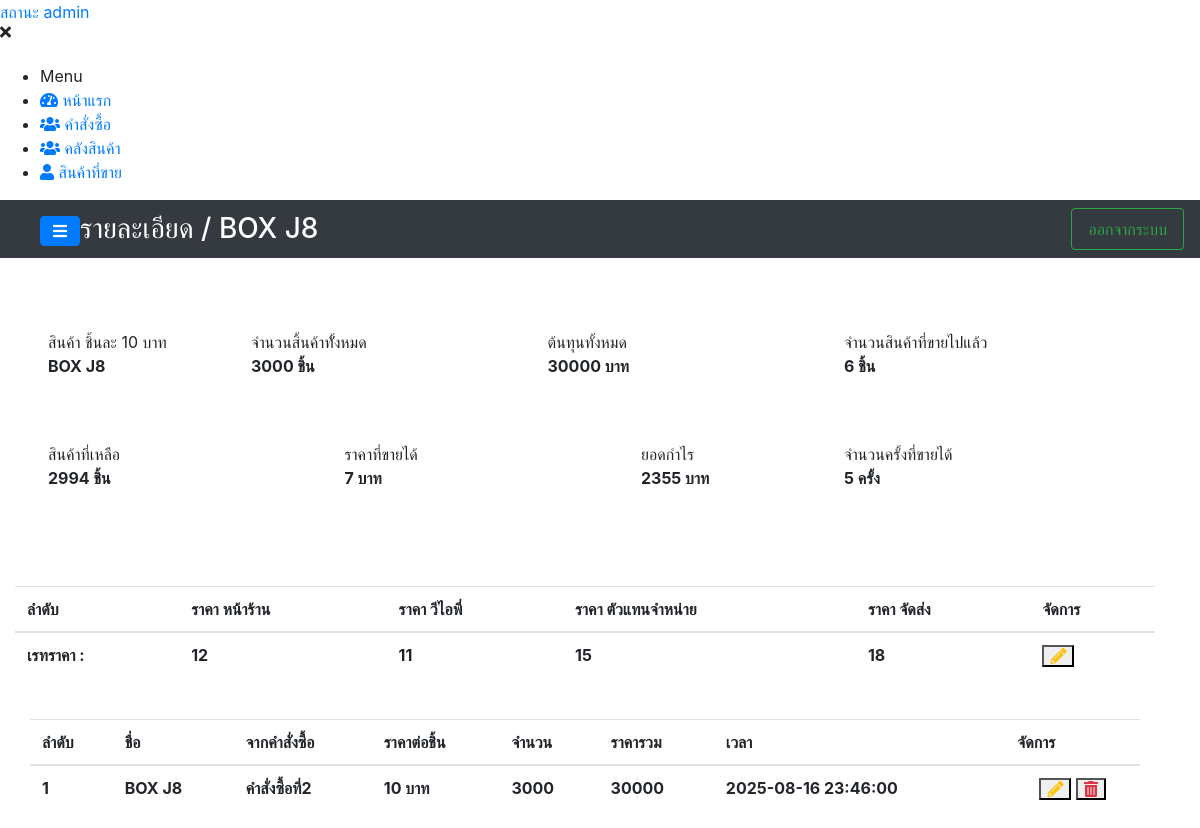
Page /system/details/detail_stock.php?product_name=BOX J8 (signed in) on the committed database.
### tables this page shows
CREATE TABLE `rate_price` (
  `rate_id` int(11) NOT NULL,
  `product_name` varchar(200) NOT NULL,
  `id_adder` int(11) NOT NULL,
  `price_custommer_vip` int(11) NOT NULL,
  `price_customer_frontstore` int(11) NOT NULL,
  `price_customer_deliver` int(11) NOT NULL,
  `price_customer_dealer` int(11) NOT NULL,
  `create_at` datetime NOT NULL
);

CREATE TABLE `stock_product` (
  `product_id` int(11) NOT NULL,
  `product_name` varchar(200) NOT NULL,
  `product_count` int(11) NOT NULL,
  `product_price` int(11) NOT NULL,
  `id_adder` int(11) NOT NULL,
  `id_order` int(11) NOT NULL,
  `create_at` datetime NOT NULL
);

CREATE TABLE `order_box` (
  `order_id` int(11) NOT NULL,
  `order_name` varchar(300) NOT NULL,
  `slip_order` varchar(200) NOT NULL,
  `totalcost_order` int(11) NOT NULL,
  `count_order` int(11) NOT NULL,
  `id_adder` int(11) NOT NULL,
  `date_time_order` datetime NOT NULL,
  `create_at` datetime NOT NULL
);

### components/component.php (the view, shortened to what this page needs)
<?php
function navigationOfiicer($path = ""){
    $list = "
        <nav id=\"sidebar\" class=\"sidebar-wrapper\">
            <div class=\"sidebar-content\">
                <div class=\"sidebar-brand\">
                    <a href=\"#\" class=\"text-primary\">สถานะ admin</a>
                    <div id=\"close-sidebar\">
                        <i class=\"fas fa-times\"></i>
                    </div>
                </div>
                <div class=\"sidebar-menu mt-4\">
                    <ul>
                        <li class=\"header-menu\">
                            <span>Menu</span>
                        </li>
                        <li>
                          <a href=\"{$path}index.php\">
                              <i class=\"fa fa-tachometer-alt\"></i>
                              <span>หน้าแรก</span>
                          </a>
                        </li>
                        <li>
                          <a href=\"{$path}orders.php\">
                              <i class=\"fas fa-users\"></i>
                              <span>คำสั่งซื้อ</span>
                          </a>
                        </li>
                        <li>
                          <a href=\"{$path}stock.php\">
                              <i class=\"fas fa-users\"></i>
                              <span>คลังสินค้า</span>
                          </a>
                        </li>
                        <li>
                          <a href=\"{$path}ordersell.php\">
                            <i class=\"fas fa-user\"></i>
                              <span>สินค้าที่ขาย</span>
                          </a>
                        </li>
                    </ul>
                </div>
            </div>
        </nav>
    ";
    echo $list;
}
function navbar($logo, $path=""){
    $navList = "
        <nav class=\"navbar navbar-tp navbar-expand-md navbar-dark bg-dark row\">
          <div class=\"container-fluid ml-4\">
              <a id=\"show-sidebar\" class=\"btn btn-primary mt-1\" href=\"#\">
                  <i class=\"fas fa-bars\"></i>
              </a>
              <p class=\"h3 mb-0 text-white text-uppercase d-none d-lg-inline-block font-thi\">$logo</p>
              <div class=\"ml-auto\">
                  <a class=\"nav-link btn btn-outline-success\" href=\"{$path}logout.php\">
                    <i class=\"now-ui-icons ui-1_settings-gear-63\"></i>
                    ออกจากระบบ
                  </a>
              </div>
          </div>
        </nav>
    ";
    echo $navList;
}
function tableDetailStock($number, $product_id,$productname,$productcount,$productprice, $ordername, $datetime_order){
    $toal_all = $productprice * $productcount;
    $list_stock = "
        <form>
            <tr>
              <td class=\"font-weight-bold\">$number</td>
              <td class=\"font-weight-bold\">$productname</td>
              <td class=\"font-weight-bold\">$ordername</td>
              <td class=\"font-weight-bold\">$productprice บาท</td>
              <td class=\"font-weight-bold\">$productcount</td>
              <td class=\"font-weight-bold\">$toal_all</td>
              <td class=\"font-weight-bold\">$datetime_order</td>
              <td class='text-center'>
                <div class=\"table-data-feature text-center\" >
                    <button type=\"button\" id=\"update_order\" data-target=\"#modalFormUpdateOrder\" data-toggle=\"modal\"
                       class=\"item\" data-id=\"$product_id\" data-productname=\"$productname\" data-ordername=\"$ordername\"
                       data-productprice=\"$productprice\" data-productcount=\"$productcount\"
                    >
                        <i class=\"fas fa-pencil-alt text-warning\"></i>
                    </button>
                    <button type=\"button\" class=\"item\" id=\"falseTrashBtnProject\" data-id=\"$product_id\">
                      <i class=\"fas fa-trash-alt text-danger\"></i>
                    </button>
                </div>
              </td>
            </tr>
        </form>
    ";
    echo $list_stock;
}
function detailStock($productname,$total_count,$total_price,$product_price, $count_sell, $income_price, $total_profit, $number_of_timessold){
    $remaining_products = $total_count - $count_sell;
    $detail = "
        <div class=\"rounded row mt-4 p-4\">
           <div class=\"col-lg-2 col-md-3 col-sm-6 col-12 m-2 p-3 bg-white info-box rounded info-box rounded\">
            <span>สินค้า ชิ้นละ $product_price บาท</span>
            <p class=\"font-weight-bold res_text\"> $productname </p>
          </div>
          <div class=\"col-lg-3 col-md-4 col-sm-6 col-12 m-2 p-3 bg-white info-box rounded\">
            <span>จำนวนสิ้นค้าทัั้งหมด</span>
                <p class=\"font-weight-bold res_text\"> $total_count ชิ้น</p>
          </div>
          <div class=\"col-lg-3 col-md-4 col-sm-6 col-12 m-2 p-3 bg-white info-box rounded\">
            <span>ต้นทุนทั้งหมด</span>
            <p class=\"font-weight-bold res_text\"> $total_price  บาท</p>
          </div>
          <div class=\"col-lg-3 col-md-4 col-sm-6 col-12 m-2 p-3 bg-white info-box rounded\">
                <span>จำนวนสินค้าที่ขายไปแล้ว</span>
                <p class=\"font-weight-bold res_text\"> $count_sell  ชิ้น</p>
          </div>
          <div class=\"col-lg-3 col-md-4 col-sm-6 col-12 m-2 p-3 bg-white info-box rounded\">
                <span>สินค้าที่เหลือ</span>
                <p class=\"font-weight-bold res_text\"> $remaining_products  ชิ้น</p>
          </div>
          <div class=\"col-lg-3 col-md-4 col-sm-6 col-12 m-2 p-3 bg-white info-box rounded\">
            <span>ราคาที่ขายได้</span>
           <p class=\"font-weight-bold res_text\"> $income_price บาท</p>
          </div>
          <div class=\"col-lg-2 col-md-3 col-sm-6 col-12 m-2 p-3 bg-white info-box rounded\">
                <span>ยอดกำไร</span>
                <p class=\"font-weight-bold res_text\"> $total_profit  บาท</p>
          </div>
          <div class=\"col-lg-3 col-md-4 col-sm-6 col-12 m-2 p-3 bg-white info-box rounded\">
            <span>จำนวนครั้งที่ขายได้</span>
            <p class=\"font-weight-bold res_text\"> $number_of_timessold ครั้ง</p>
          </div>
        </div>
    ";
    echo $detail;
}
function listRatePrice($rate_id="",$rate_storefront_price="",$rate_vip_price="",$rate_dealer_price="ยังไม่ได้กำหนด",$rate_delivery_price="",$product_name, $price_product){
    function status($id){
        if($id){
            return "<i class=\"fas fa-pencil-alt text-warning\"></i>";
        }else{
            return "<i class=\"fas fa-plus text-success\"></i>";
        }
    }
    $list = "
        <form>
            <tr>
                <td class=\"font-weight-bold\">เรทราคา : </td>
                <td class=\"font-weight-bold\">$rate_storefront_price</td>
                <td class=\"font-weight-bold\">$rate_vip_price</td>
                <td class=\"font-weight-bold\">$rate_dealer_price</td>
                <td class=\"font-weight-bold\">$rate_delivery_price</td>
                <td>
                    <div class=\"table-data-feature\" >
                        <button type=\"button\" id=\"set_rate_price\" data-target=\"#modalFormUpdateRate\" data-toggle=\"modal\"
                           class=\"item\" data-id=\"$rate_id\" data-product=\"$product_name\" data-storefront=\"$rate_storefront_price\" data-vip=\"$rate_vip_price\"
                           data-dealers=\"$rate_dealer_price\" data-delivery=\"$rate_delivery_price\" data-productprice=\"$price_product\"
                        >
                            ".status($rate_id)."
                        </button>
                    </div>
                </td>
            </tr>
        </form>
    ";
    echo $list;
}
?>

### system/details/detail_stock.php (shortened to what this page needs)
<?php
include_once("../../backend/config.php");
include_once("../../link/link-2.php");
include_once("../../components/component.php");
$product_name = $_GET['product_name'];
?>
<!DOCTYPE html>
<html lang="en">
<head>
    <link rel="stylesheet" href="https://cdnjs.cloudflare.com/ajax/libs/uikit/3.0.0-beta.20/css/uikit.css">
    <link rel="stylesheet" href="../../assets/scripts/module/jquery.Thailand.js/jquery.Thailand.js/dist/jquery.Thailand.min.css">
    <link rel="stylesheet" href="../../assets/scss/navigationTrue-a-j.scss">
    <link rel="stylesheet" href="../../assets/scss/revenue.scss">
    <link rel="stylesheet" href="../../assets/scss/index.u.scss">
</head>
<body>
  <div class="page-wrapper chiller-theme toggled">
      <?php  navigationOfiicer("../"); ?>
       <main class="page-content mt-0">
      <?php navbar("รายละเอียด / ".$product_name."", "../"); ?>
      <div class="container-fluid row">
          <div class="col-md-12">
            <?php
              $sql = "SELECT product_name, product_price,
               COUNT(*) total,SUM(product_count * product_price) AS resutl_price, SUM(product_count) AS total_count FROM stock_product WHERE product_name='$product_name' GROUP BY product_name";
               $selectStockProduct = mysqli_query($conn,$sql) or die(mysqli_error($conn));
               $acc_fetch = mysqli_fetch_assoc($selectStockProduct);
               detailStock($acc_fetch['product_name'],$acc_fetch['total_count'], $acc_fetch['resutl_price'],$acc_fetch['product_price'], 6,7,2355,5);
            ?>
          </div>
          <div class="col-md-12 mt-4">
                <div class="table-responsive table-responsive-data2 mt-2">
                  <table class="table table-data2 mydataTablePatron">
                    <thead>
                       <tr>
                          <th class="font-weight-bold">ลำดับ</th>
                          <th class="font-weight-bold">ราคา หน้าร้าน</th>
                          <th class="font-weight-bold">ราคา วีไอพี่</th>
                          <th class="font-weight-bold">ราคา ตัวแทนจำหน่าย</th>
                          <th class="font-weight-bold">ราคา จัดส่ง</th>
                          <th class="font-weight-bold">จัดการ</th>
                       </tr>
                    </thead>
                    <tbody>
                      <?php
                          $sql = "SELECT * FROM rate_price WHERE product_name='$product_name'";
                          $query = mysqli_query($conn,$sql) or die(mysqli_error($conn));
                          $rate_acc_fetch = mysqli_fetch_assoc($query);
                          if($rate_acc_fetch){
                            listRatePrice(
                              $rate_acc_fetch['rate_id'],$rate_acc_fetch['price_customer_frontstore'],$rate_acc_fetch['price_custommer_vip'],
                              $rate_acc_fetch['price_customer_dealer'],$rate_acc_fetch['price_customer_deliver'],$product_name,$acc_fetch['product_price']
                            );
                          }else{
                            listRatePrice("","","","","",$product_name,$acc_fetch['product_price']);
                          }
                      ?>
                    </tbody>
                  </table>
          </div>
          <div class="col-md-12 mt-4">
            <div class="table-responsive table-responsive-data2 mt-2">
                  <table class="table table-data2 mydataTablePatron">
                      <thead>
                          <tr>
                              <th>ลำดับ</th>
                              <th>ชื่อ</th>
                              <th>จากคำสั่งซื้อ</th>
                              <th>ราคาต่อชิ้น</th>
                              <th>จำนวน</th>
                              <th>ราคารวม</th>
                              <th>เวลา</th>
                              <th>จัดการ</th>
                          </tr>
                      </thead>
                      <tbody>
                          <?php
                              $get_sql = "SELECT * FROM stock_product LEFT JOIN order_box ON order_box.order_id = stock_product.id_order WHERE stock_product.product_name='$product_name' ORDER BY stock_product.create_at DESC";
                               $get_datastock = mysqli_query($conn, $get_sql) or die(mysqli_error($conn));
                                foreach($get_datastock as $key => $res){
                                    tableDetailStock(
                                        ($key+1), $res['product_id'], $res['product_name'],$res['product_count'],$res['product_price'],
                                        $res['order_name'],$res['date_time_order']
                                      );
                                }
                          ?>
                      </tbody>
                  </table>
            </div>
          </div>
      </div>
    </main>
  </div>
</body>
</html>

### rows in the picture
rate_price: price_customer_frontstore "12", price_custommer_vip "11", price_customer_dealer "15", price_customer_deliver "18"
stock_product: product_name "BOX J8", order_box.order_name "คำสั่งซื้อที่2", product_price "10", product_count "3000", toal_all "30000", order_box.date_time_order "2025-08-16 23:46:00"

### other values in the picture
$logo "รายละเอียด / BOX J8"
$product_price "10"
$productname "BOX J8"
$total_count "3000"
$total_price "30000"
$count_sell "6"
$remaining_products "2994"
$income_price "7"
$total_profit "2355"
$number_of_timessold "5"
